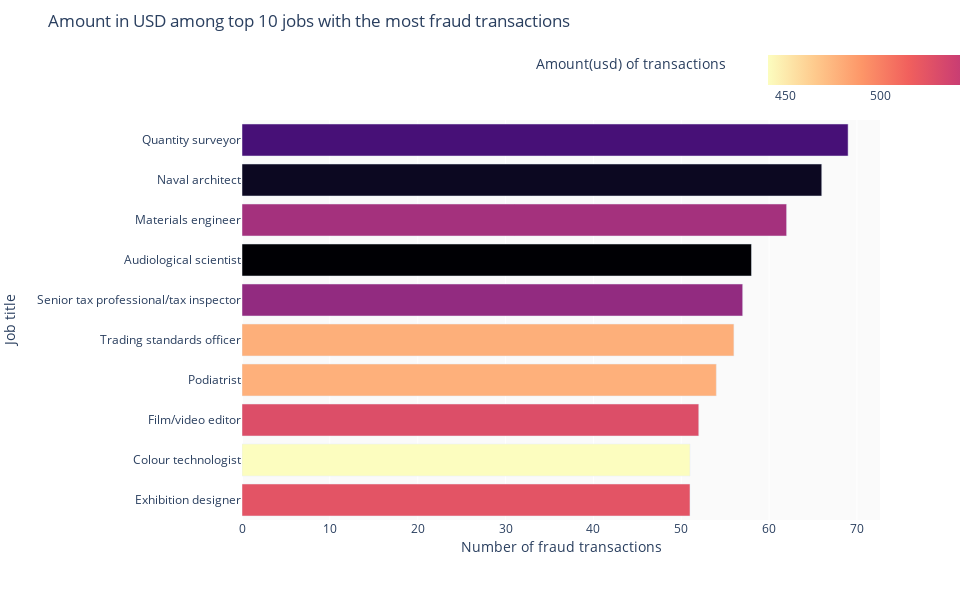

The code cell stored with this chart in its notebook:
### Code cell
# The professions with the highest amount of fraudulent transactions were plotted.
fig = px.bar(df_,
             y='job', x='transaction_id',
             color='amount(usd)',
             color_continuous_scale=px.colors.sequential.Magma,
             labels={'job':'Job title', 
                     'transaction_id': 'Number of fraud transactions'},
             category_orders = {"job": df_.job.values},
             width=960,
             height=600)

# The colorbar was added to the plot.
fig.update_layout(
    title=dict(
        text='Amount in USD among top 10 jobs with the most fraud transactions'
    ),
    plot_bgcolor='#fafafa'
)
# The colorbar was added to the plot.
fig.update_coloraxes(
    colorbar=dict(
        title='Amount(usd) of transactions',
        orientation='h',
        x=1
    ),
    reversescale=True
)
# The plot was shown.
fig.show()

### Figure 1 — Plotly figure (JSON) as saved in the notebook; plotly's stock layout.template omitted (floating-point values rounded to 4 significant figures)
{"data": [{"alignmentgroup": "True", "hovertemplate": "Number of fraud transactions=%{x}<br>Job title=%{y}<br>amount(usd)=%{marker.color}<extra></extra>", "legendgroup": "", "marker": {"color": [611.8, 650.1, 561.1, 662.5, 570.5, 478.1, 477.8, 528.8, 440.8, 524.1], "coloraxis": "coloraxis", "pattern": {"shape": ""}}, "name": "", "offsetgroup": "", "orientation": "h", "showlegend": false, "textposition": "auto", "type": "bar", "x": [69, 66, 62, 58, 57, 56, 54, 52, 51, 51], "xaxis": "x", "y": ["Quantity surveyor", "Naval architect", "Materials engineer", "Audiological scientist", "Senior tax professional/tax inspector", "Trading standards officer", "Podiatrist", "Film/video editor", "Colour technologist", "Exhibition designer"], "yaxis": "y"}], "layout": {"barmode": "relative", "coloraxis": {"colorbar": {"orientation": "h", "title": {"text": "Amount(usd) of transactions"}, "x": 1}, "colorscale": [[0, "#000004"], [0.1111, "#180f3d"], [0.2222, "#440f76"], [0.3333, "#721f81"], [0.4444, "#9e2f7f"], [0.5556, "#cd4071"], [0.6667, "#f1605d"], [0.7778, "#fd9668"], [0.8889, "#feca8d"], [1, "#fcfdbf"]], "reversescale": true}, "height": 600, "legend": {"tracegroupgap": 0}, "margin": {"t": 60}, "plot_bgcolor": "#fafafa", "title": {"text": "Amount in USD among top 10 jobs with the most fraud transactions"}, "width": 960, "xaxis": {"anchor": "y", "domain": [0, 1], "title": {"text": "Number of fraud transactions"}}, "yaxis": {"anchor": "x", "categoryarray": ["Exhibition designer", "Colour technologist", "Film/video editor", "Podiatrist", "Trading standards officer", "Senior tax professional/tax inspector", "Audiological scientist", "Materials engineer", "Naval architect", "Quantity surveyor"], "categoryorder": "array", "domain": [0, 1], "title": {"text": "Job title"}}}}
